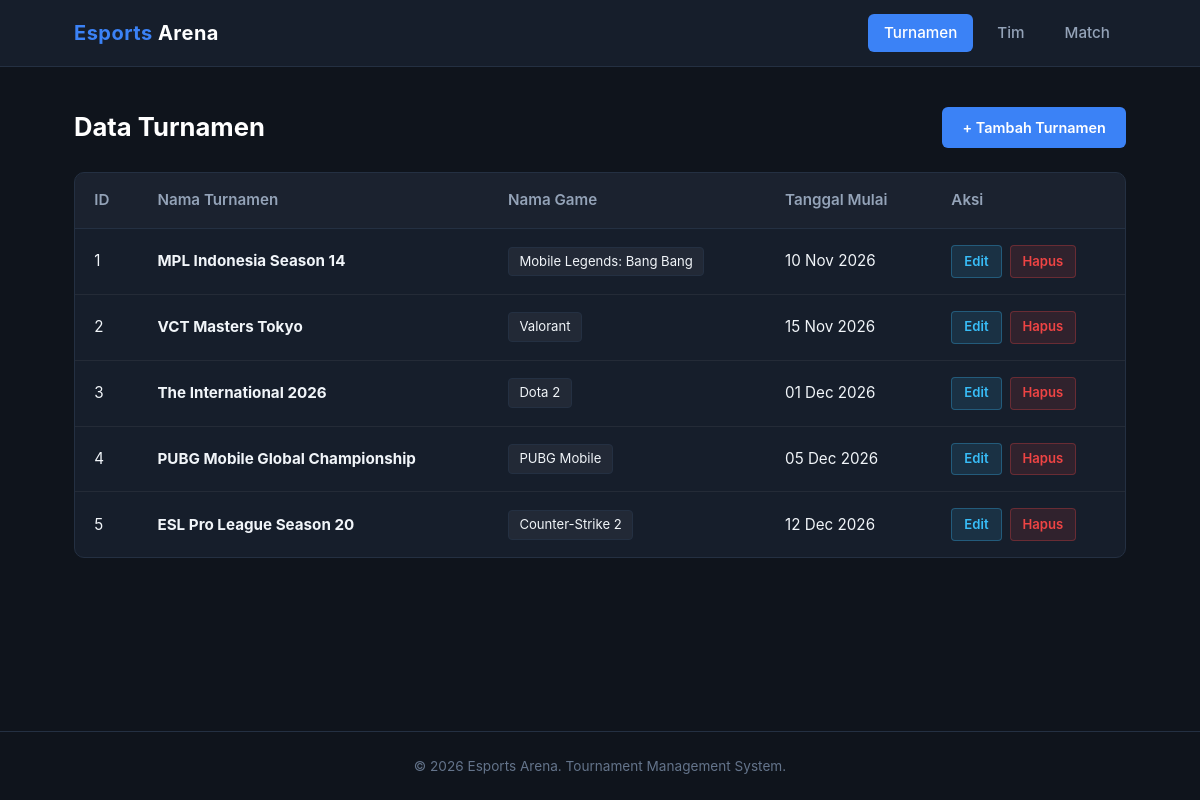
The page / on the database its author committed.
### tables this page shows
CREATE TABLE IF NOT EXISTS tournaments (
    id INT AUTO_INCREMENT PRIMARY KEY,
    name VARCHAR(255) NOT NULL,
    game_title VARCHAR(255) NOT NULL,
    start_date DATE NOT NULL
);

### config/db.php (called while the page is built, shortened)
<?php
class Database {
    private $host = "localhost";
    private $username = "root";
    private $password = "";
    private $dbname = "db_tournament";
    public function __construct() {
        $this->conn = new PDO(
            "mysql:host={$this->host};dbname={$this->dbname};charset=utf8mb4",
            $this->username,
            $this->password
        );
    }
}

### class/Tournament.php (called while the page is built, shortened)
<?php
require_once __DIR__ . '/../config/db.php';
class Tournament {
    private $db;
    public function __construct() {
        $this->db = (new Database())->conn;
    }
    public function getTournament() {
        $stmt = $this->db->prepare("SELECT * FROM tournaments");
        $stmt->execute();
        return $stmt->fetchAll(PDO::FETCH_ASSOC);
    }
}

### view/tournaments.php (the view, shortened to what this page needs)
<?php
$action = $_GET['action'] ?? 'read';
?>
<div class="content-box">
    <?php
    switch($action) {
            ?>
            <?php
        default:
            $list = $tournament->getTournament();
            ?>
            <div class="page-header">
                <h2>Data Turnamen</h2>
                <a href="index.php?option=tournaments&action=create" class="btn btn-primary">+ Tambah Turnamen</a>
            </div>
            <div class="table-responsive">
                <table class="table">
                    <thead>
                        <tr>
                            <th>ID</th>
                            <th>Nama Turnamen</th>
                            <th>Nama Game</th>
                            <th>Tanggal Mulai</th>
                            <th>Aksi</th>
                        </tr>
                    </thead>
                    <tbody>
                        <?php if (empty($list)): ?>
                            <tr>
                                <td colspan="5" class="empty-cell">Belum ada data turnamen.</td>
                            </tr>
                        <?php else: ?>
                            <?php foreach ($list as $t): ?>
                                <tr>
                                    <td><?= $t['id'] ?></td>
                                    <td><strong><?= htmlspecialchars($t['name']) ?></strong></td>
                                    <td><span class="badge"><?= htmlspecialchars($t['game_title']) ?></span></td>
                                    <td><?= date('d M Y', strtotime($t['start_date'])) ?></td>
                                    <td>
                                        <div class="action-buttons">
                                            <a href="index.php?option=tournaments&action=update&id=<?= $t['id'] ?>" class="btn-action btn-edit">Edit</a>
                                            <a href="index.php?option=tournaments&action=delete&id=<?= $t['id'] ?>" class="btn-action btn-delete" onclick="return confirm('Hapus Turnamen?')">Hapus</a>
                                        </div>
                                    </td>
                                </tr>
                            <?php endforeach; ?>
                        <?php endif; ?>
                    </tbody>
                </table>
            </div>
            <?php
            break;
    }
    ?>
</div>

### style.css (style rules this page uses)
:root { --bg-page: #0f141c; --bg-card: #161e2b; --bg-hover: #1c2738; --bg-input: #0b0f16; --border-color: #243042; --border-light: rgba(255, 255, 255, 0.06); --primary: #3b82f6; --primary-hover: #2563eb; --text-main: #f1f5f9; --text-muted: #94a3b8; --text-dark: #64748b; --success: #10b981; --success-bg: rgba(16, 185, 129, 0.12); --success-border: rgba(16, 185, 129, 0.3); --info: #38bdf8; --info-bg: rgba(56, 189, 248, 0.12); --info-border: rgba(56, 189, 248, 0.3); --danger: #ef4444; --danger-bg: rgba(239, 68, 68, 0.12); --danger-border: rgba(239, 68, 68, 0.3); --radius-sm: 6px; --radius-md: 10px; }
* { margin: 0; padding: 0; box-sizing: border-box; }
body { background-color: var(--bg-page); color: var(--text-main); font-family: -apple-system, BlinkMacSystemFont, 'Segoe UI', Roboto, Helvetica, Arial, sans-serif; font-size: 15px; line-height: 1.5; min-height: 100vh; display: flex; flex-direction: column; }
a { color: inherit; text-decoration: none; }
.content-box { width: 100%; }
.page-header { display: flex; align-items: center; justify-content: space-between; margin-bottom: 1.5rem; }
.page-header h2 { font-size: 1.6rem; font-weight: 700; color: #fff; }
.table-responsive { overflow-x: auto; background: var(--bg-card); border: 1px solid var(--border-color); border-radius: var(--radius-md); }
.table { width: 100%; border-collapse: collapse; text-align: left; font-size: 0.95rem; }
.table th { background: rgba(255, 255, 255, 0.02); color: var(--text-muted); font-weight: 600; padding: 1rem 1.2rem; border-bottom: 1px solid var(--border-color); white-space: nowrap; }
.table td { padding: 1rem 1.2rem; border-bottom: 1px solid var(--border-light); vertical-align: middle; }
.table tbody tr:last-child td { border-bottom: none; }
.btn { display: inline-flex; align-items: center; justify-content: center; padding: 0.55rem 1.2rem; font-size: 0.9rem; font-weight: 600; border-radius: var(--radius-sm); border: 1px solid transparent; cursor: pointer; transition: all 0.2s ease; }
.btn-primary { background: var(--primary); color: #fff !important; }
.action-buttons { display: flex; gap: 0.5rem; }
.btn-action { display: inline-flex; align-items: center; padding: 0.35rem 0.75rem; font-size: 0.82rem; font-weight: 600; border-radius: 4px; transition: all 0.2s ease; }
.btn-edit { background: var(--info-bg); color: var(--info); border: 1px solid var(--info-border); }
.btn-delete { background: var(--danger-bg); color: var(--danger); border: 1px solid var(--danger-border); }
.badge { display: inline-block; padding: 0.25rem 0.65rem; background: rgba(255, 255, 255, 0.05); border: 1px solid var(--border-color); border-radius: 4px; font-size: 0.82rem; color: var(--text-main); }

### rows shown on the page
tournaments: id "1", name "MPL Indonesia Season 14", game_title "Mobile Legends: Bang Bang", start_date "10 Nov 2026"
tournaments: id "2", name "VCT Masters Tokyo", game_title "Valorant", start_date "15 Nov 2026"
tournaments: id "3", name "The International 2026", game_title "Dota 2", start_date "01 Dec 2026"
tournaments: id "4", name "PUBG Mobile Global Championship", game_title "PUBG Mobile", start_date "05 Dec 2026"
tournaments: id "5", name "ESL Pro League Season 20", game_title "Counter-Strike 2", start_date "12 Dec 2026"
